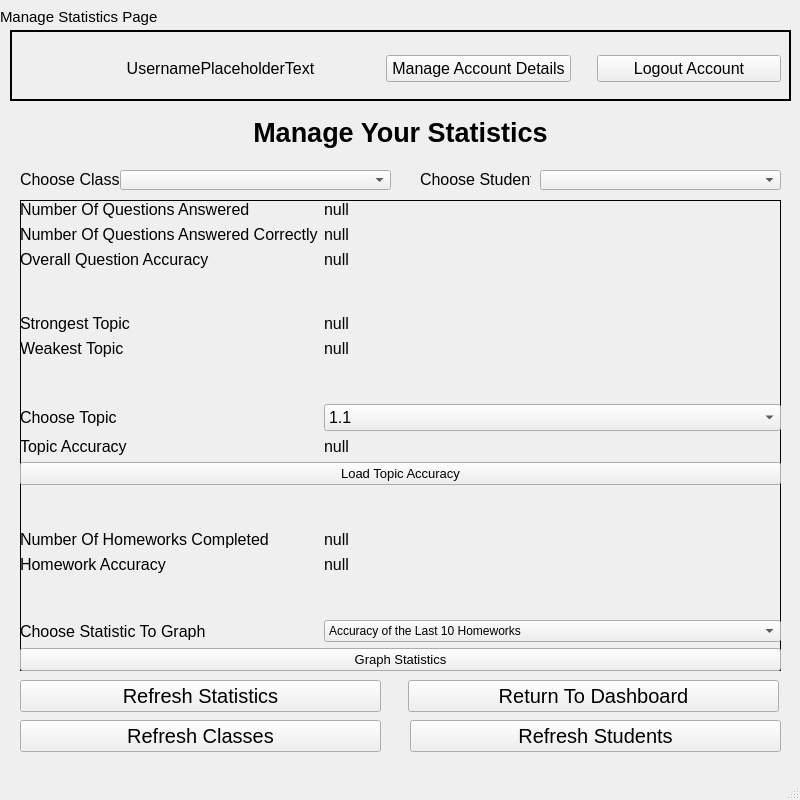
<?xml version="1.0" encoding="UTF-8"?>
<ui version="4.0">
 <class>MainWindow</class>
 <widget class="QMainWindow" name="MainWindow">
  <property name="geometry">
   <rect>
    <x>0</x>
    <y>0</y>
    <width>800</width>
    <height>800</height>
   </rect>
  </property>
  <property name="sizePolicy">
   <sizepolicy hsizetype="Fixed" vsizetype="Fixed">
    <horstretch>0</horstretch>
    <verstretch>0</verstretch>
   </sizepolicy>
  </property>
  <property name="minimumSize">
   <size>
    <width>800</width>
    <height>800</height>
   </size>
  </property>
  <property name="maximumSize">
   <size>
    <width>800</width>
    <height>800</height>
   </size>
  </property>
  <property name="windowTitle">
   <string>MainWindow</string>
  </property>
  <widget class="QWidget" name="centralwidget">
   <widget class="QLabel" name="labelForPage_3">
    <property name="geometry">
     <rect>
      <x>0</x>
      <y>0</y>
      <width>171</width>
      <height>33</height>
     </rect>
    </property>
    <property name="font">
     <font>
      <pointsize>11</pointsize>
      <weight>50</weight>
      <bold>false</bold>
      <kerning>true</kerning>
     </font>
    </property>
    <property name="tabletTracking">
     <bool>false</bool>
    </property>
    <property name="layoutDirection">
     <enum>Qt::LeftToRight</enum>
    </property>
    <property name="styleSheet">
     <string notr="true"/>
    </property>
    <property name="text">
     <string>Manage Statistics Page</string>
    </property>
   </widget>
   <widget class="QWidget" name="verticalLayoutWidget_2">
    <property name="geometry">
     <rect>
      <x>70</x>
      <y>112</y>
      <width>661</width>
      <height>41</height>
     </rect>
    </property>
    <layout class="QVBoxLayout" name="welcomeLayout_2">
     <item>
      <widget class="QLabel" name="welcomeHeader_2">
       <property name="font">
        <font>
         <pointsize>20</pointsize>
         <weight>75</weight>
         <bold>true</bold>
        </font>
       </property>
       <property name="mouseTracking">
        <bool>true</bool>
       </property>
       <property name="layoutDirection">
        <enum>Qt::LeftToRight</enum>
       </property>
       <property name="styleSheet">
        <string notr="true"/>
       </property>
       <property name="text">
        <string>Manage Your Statistics</string>
       </property>
       <property name="alignment">
        <set>Qt::AlignCenter</set>
       </property>
      </widget>
     </item>
    </layout>
   </widget>
   <widget class="QFrame" name="frame_4">
    <property name="geometry">
     <rect>
      <x>10</x>
      <y>30</y>
      <width>781</width>
      <height>71</height>
     </rect>
    </property>
    <property name="frameShape">
     <enum>QFrame::Box</enum>
    </property>
    <property name="frameShadow">
     <enum>QFrame::Plain</enum>
    </property>
    <property name="lineWidth">
     <number>2</number>
    </property>
    <widget class="QWidget" name="horizontalLayoutWidget">
     <property name="geometry">
      <rect>
       <x>10</x>
       <y>0</y>
       <width>761</width>
       <height>77</height>
      </rect>
     </property>
     <layout class="QHBoxLayout" name="horizontalLayout">
      <item>
       <widget class="QLabel" name="image">
        <property name="sizePolicy">
         <sizepolicy hsizetype="Preferred" vsizetype="Preferred">
          <horstretch>0</horstretch>
          <verstretch>0</verstretch>
         </sizepolicy>
        </property>
        <property name="maximumSize">
         <size>
          <width>55</width>
          <height>55</height>
         </size>
        </property>
        <property name="text">
         <string/>
        </property>
        <property name="pixmap">
         <pixmap>../../../../../../Downloads/images__1_-removebg-preview.png</pixmap>
        </property>
        <property name="scaledContents">
         <bool>true</bool>
        </property>
       </widget>
      </item>
      <item>
       <widget class="QLabel" name="username">
        <property name="sizePolicy">
         <sizepolicy hsizetype="Fixed" vsizetype="Preferred">
          <horstretch>0</horstretch>
          <verstretch>0</verstretch>
         </sizepolicy>
        </property>
        <property name="minimumSize">
         <size>
          <width>279</width>
          <height>0</height>
         </size>
        </property>
        <property name="maximumSize">
         <size>
          <width>279</width>
          <height>16777215</height>
         </size>
        </property>
        <property name="font">
         <font>
          <pointsize>12</pointsize>
         </font>
        </property>
        <property name="text">
         <string>UsernamePlaceholderText</string>
        </property>
        <property name="alignment">
         <set>Qt::AlignCenter</set>
        </property>
       </widget>
      </item>
      <item>
       <spacer name="horizontalSpacer_3">
        <property name="orientation">
         <enum>Qt::Horizontal</enum>
        </property>
        <property name="sizeType">
         <enum>QSizePolicy::Fixed</enum>
        </property>
        <property name="sizeHint" stdset="0">
         <size>
          <width>20</width>
          <height>20</height>
         </size>
        </property>
       </spacer>
      </item>
      <item>
       <widget class="QPushButton" name="manageAccountDetails">
        <property name="font">
         <font>
          <pointsize>12</pointsize>
         </font>
        </property>
        <property name="text">
         <string>Manage Account Details</string>
        </property>
       </widget>
      </item>
      <item>
       <spacer name="horizontalSpacer_2">
        <property name="orientation">
         <enum>Qt::Horizontal</enum>
        </property>
        <property name="sizeType">
         <enum>QSizePolicy::Fixed</enum>
        </property>
        <property name="sizeHint" stdset="0">
         <size>
          <width>20</width>
          <height>20</height>
         </size>
        </property>
       </spacer>
      </item>
      <item>
       <widget class="QPushButton" name="logoutAccount">
        <property name="font">
         <font>
          <pointsize>12</pointsize>
         </font>
        </property>
        <property name="text">
         <string>Logout Account</string>
        </property>
       </widget>
      </item>
     </layout>
    </widget>
   </widget>
   <widget class="QFrame" name="frame">
    <property name="geometry">
     <rect>
      <x>20</x>
      <y>200</y>
      <width>761</width>
      <height>471</height>
     </rect>
    </property>
    <property name="frameShape">
     <enum>QFrame::Box</enum>
    </property>
    <property name="frameShadow">
     <enum>QFrame::Plain</enum>
    </property>
    <widget class="QWidget" name="formLayoutWidget">
     <property name="geometry">
      <rect>
       <x>0</x>
       <y>0</y>
       <width>761</width>
       <height>471</height>
      </rect>
     </property>
     <layout class="QFormLayout" name="formLayout_2">
      <item row="0" column="0">
       <widget class="QLabel" name="label">
        <property name="font">
         <font>
          <pointsize>12</pointsize>
         </font>
        </property>
        <property name="text">
         <string>Number Of Questions Answered</string>
        </property>
       </widget>
      </item>
      <item row="0" column="1">
       <widget class="QLabel" name="noQuestionsAnswered">
        <property name="font">
         <font>
          <pointsize>12</pointsize>
         </font>
        </property>
        <property name="text">
         <string>null</string>
        </property>
       </widget>
      </item>
      <item row="1" column="0">
       <widget class="QLabel" name="label_2">
        <property name="font">
         <font>
          <pointsize>12</pointsize>
         </font>
        </property>
        <property name="text">
         <string>Number Of Questions Answered Correctly</string>
        </property>
       </widget>
      </item>
      <item row="1" column="1">
       <widget class="QLabel" name="noQuestionsAnsweredCorrectly">
        <property name="font">
         <font>
          <pointsize>12</pointsize>
         </font>
        </property>
        <property name="text">
         <string>null</string>
        </property>
       </widget>
      </item>
      <item row="2" column="0">
       <widget class="QLabel" name="label_5">
        <property name="font">
         <font>
          <pointsize>12</pointsize>
         </font>
        </property>
        <property name="text">
         <string>Overall Question Accuracy</string>
        </property>
       </widget>
      </item>
      <item row="2" column="1">
       <widget class="QLabel" name="overallQuestionAccuracy">
        <property name="font">
         <font>
          <pointsize>12</pointsize>
         </font>
        </property>
        <property name="text">
         <string>null</string>
        </property>
       </widget>
      </item>
      <item row="4" column="0">
       <widget class="QLabel" name="label_6">
        <property name="font">
         <font>
          <pointsize>12</pointsize>
         </font>
        </property>
        <property name="text">
         <string>Strongest Topic</string>
        </property>
       </widget>
      </item>
      <item row="4" column="1">
       <widget class="QLabel" name="strongestTopic">
        <property name="font">
         <font>
          <pointsize>12</pointsize>
         </font>
        </property>
        <property name="text">
         <string>null</string>
        </property>
       </widget>
      </item>
      <item row="5" column="0">
       <widget class="QLabel" name="label_7">
        <property name="font">
         <font>
          <pointsize>12</pointsize>
         </font>
        </property>
        <property name="text">
         <string>Weakest Topic</string>
        </property>
       </widget>
      </item>
      <item row="5" column="1">
       <widget class="QLabel" name="weakestTopic">
        <property name="font">
         <font>
          <pointsize>12</pointsize>
         </font>
        </property>
        <property name="text">
         <string>null</string>
        </property>
       </widget>
      </item>
      <item row="7" column="0">
       <widget class="QLabel" name="label_8">
        <property name="font">
         <font>
          <pointsize>12</pointsize>
         </font>
        </property>
        <property name="text">
         <string>Choose Topic</string>
        </property>
       </widget>
      </item>
      <item row="7" column="1">
       <widget class="QComboBox" name="chooseTopicComboBox">
        <property name="font">
         <font>
          <pointsize>12</pointsize>
         </font>
        </property>
        <item>
         <property name="text">
          <string>1.1</string>
         </property>
        </item>
        <item>
         <property name="text">
          <string>1.2</string>
         </property>
        </item>
        <item>
         <property name="text">
          <string>1.3</string>
         </property>
        </item>
        <item>
         <property name="text">
          <string>1.4</string>
         </property>
        </item>
        <item>
         <property name="text">
          <string>1.5</string>
         </property>
        </item>
        <item>
         <property name="text">
          <string>1.6</string>
         </property>
        </item>
        <item>
         <property name="text">
          <string>2.1</string>
         </property>
        </item>
        <item>
         <property name="text">
          <string>2.2</string>
         </property>
        </item>
        <item>
         <property name="text">
          <string>2.3</string>
         </property>
        </item>
        <item>
         <property name="text">
          <string>2.4</string>
         </property>
        </item>
        <item>
         <property name="text">
          <string>2.5</string>
         </property>
        </item>
       </widget>
      </item>
      <item row="8" column="0">
       <widget class="QLabel" name="label_9">
        <property name="font">
         <font>
          <pointsize>12</pointsize>
         </font>
        </property>
        <property name="text">
         <string>Topic Accuracy</string>
        </property>
       </widget>
      </item>
      <item row="8" column="1">
       <widget class="QLabel" name="topicAccuracy">
        <property name="font">
         <font>
          <pointsize>12</pointsize>
         </font>
        </property>
        <property name="text">
         <string>null</string>
        </property>
       </widget>
      </item>
      <item row="11" column="0">
       <widget class="QLabel" name="label_10">
        <property name="font">
         <font>
          <pointsize>12</pointsize>
         </font>
        </property>
        <property name="text">
         <string>Number Of Homeworks Completed</string>
        </property>
       </widget>
      </item>
      <item row="11" column="1">
       <widget class="QLabel" name="noHomeworksCompleted">
        <property name="font">
         <font>
          <pointsize>12</pointsize>
         </font>
        </property>
        <property name="text">
         <string>null</string>
        </property>
       </widget>
      </item>
      <item row="12" column="0">
       <widget class="QLabel" name="label_11">
        <property name="font">
         <font>
          <pointsize>12</pointsize>
         </font>
        </property>
        <property name="text">
         <string>Homework Accuracy</string>
        </property>
       </widget>
      </item>
      <item row="12" column="1">
       <widget class="QLabel" name="homeworkAccuracy">
        <property name="font">
         <font>
          <pointsize>12</pointsize>
         </font>
        </property>
        <property name="text">
         <string>null</string>
        </property>
       </widget>
      </item>
      <item row="14" column="0">
       <widget class="QLabel" name="label_12">
        <property name="font">
         <font>
          <pointsize>12</pointsize>
         </font>
        </property>
        <property name="text">
         <string>Choose Statistic To Graph</string>
        </property>
       </widget>
      </item>
      <item row="14" column="1">
       <widget class="QComboBox" name="chooseGraphStatComboBox">
        <item>
         <property name="text">
          <string>Accuracy of the Last 10 Homeworks</string>
         </property>
        </item>
        <item>
         <property name="text">
          <string>Topic Accuracy Bar Chart</string>
         </property>
        </item>
        <item>
         <property name="text">
          <string>Topic Accuracy Pie Chart</string>
         </property>
        </item>
        <item>
         <property name="text">
          <string>Student Accuracy Bar Chart</string>
         </property>
        </item>
        <item>
         <property name="text">
          <string>Student Accuracy Pie Chart</string>
         </property>
        </item>
       </widget>
      </item>
      <item row="3" column="0" colspan="2">
       <spacer name="verticalSpacer_2">
        <property name="orientation">
         <enum>Qt::Vertical</enum>
        </property>
        <property name="sizeHint" stdset="0">
         <size>
          <width>20</width>
          <height>40</height>
         </size>
        </property>
       </spacer>
      </item>
      <item row="6" column="0" colspan="2">
       <spacer name="verticalSpacer_3">
        <property name="orientation">
         <enum>Qt::Vertical</enum>
        </property>
        <property name="sizeHint" stdset="0">
         <size>
          <width>20</width>
          <height>40</height>
         </size>
        </property>
       </spacer>
      </item>
      <item row="10" column="0" colspan="2">
       <spacer name="verticalSpacer_4">
        <property name="orientation">
         <enum>Qt::Vertical</enum>
        </property>
        <property name="sizeHint" stdset="0">
         <size>
          <width>20</width>
          <height>40</height>
         </size>
        </property>
       </spacer>
      </item>
      <item row="13" column="0" colspan="2">
       <spacer name="verticalSpacer_5">
        <property name="orientation">
         <enum>Qt::Vertical</enum>
        </property>
        <property name="sizeHint" stdset="0">
         <size>
          <width>20</width>
          <height>40</height>
         </size>
        </property>
       </spacer>
      </item>
      <item row="15" column="0" colspan="2">
       <widget class="QPushButton" name="graphStatisticsButton">
        <property name="font">
         <font>
          <pointsize>10</pointsize>
         </font>
        </property>
        <property name="text">
         <string>Graph Statistics</string>
        </property>
       </widget>
      </item>
      <item row="9" column="0" colspan="2">
       <widget class="QPushButton" name="loadTopicAccuracyButton">
        <property name="font">
         <font>
          <pointsize>10</pointsize>
         </font>
        </property>
        <property name="text">
         <string>Load Topic Accuracy</string>
        </property>
       </widget>
      </item>
     </layout>
    </widget>
   </widget>
   <widget class="QLabel" name="label_3">
    <property name="geometry">
     <rect>
      <x>20</x>
      <y>170</y>
      <width>101</width>
      <height>19</height>
     </rect>
    </property>
    <property name="font">
     <font>
      <pointsize>12</pointsize>
     </font>
    </property>
    <property name="text">
     <string>Choose Class</string>
    </property>
   </widget>
   <widget class="QComboBox" name="chooseClassComboBox">
    <property name="geometry">
     <rect>
      <x>120</x>
      <y>170</y>
      <width>271</width>
      <height>20</height>
     </rect>
    </property>
   </widget>
   <widget class="QLabel" name="label_4">
    <property name="geometry">
     <rect>
      <x>420</x>
      <y>170</y>
      <width>111</width>
      <height>19</height>
     </rect>
    </property>
    <property name="font">
     <font>
      <pointsize>12</pointsize>
     </font>
    </property>
    <property name="text">
     <string>Choose Student</string>
    </property>
   </widget>
   <widget class="QComboBox" name="chooseStudentComboBox">
    <property name="geometry">
     <rect>
      <x>540</x>
      <y>170</y>
      <width>241</width>
      <height>20</height>
     </rect>
    </property>
   </widget>
   <widget class="QPushButton" name="refreshStatisticsButton">
    <property name="geometry">
     <rect>
      <x>20</x>
      <y>680</y>
      <width>361</width>
      <height>32</height>
     </rect>
    </property>
    <property name="font">
     <font>
      <pointsize>15</pointsize>
     </font>
    </property>
    <property name="text">
     <string>Refresh Statistics</string>
    </property>
   </widget>
   <widget class="QPushButton" name="returnToDashboard">
    <property name="geometry">
     <rect>
      <x>408</x>
      <y>680</y>
      <width>371</width>
      <height>32</height>
     </rect>
    </property>
    <property name="font">
     <font>
      <pointsize>15</pointsize>
     </font>
    </property>
    <property name="text">
     <string>Return To Dashboard</string>
    </property>
   </widget>
   <widget class="QPushButton" name="refreshClassesButton">
    <property name="geometry">
     <rect>
      <x>20</x>
      <y>720</y>
      <width>361</width>
      <height>32</height>
     </rect>
    </property>
    <property name="font">
     <font>
      <pointsize>15</pointsize>
     </font>
    </property>
    <property name="text">
     <string>Refresh Classes</string>
    </property>
   </widget>
   <widget class="QPushButton" name="refreshStudentsButton">
    <property name="geometry">
     <rect>
      <x>410</x>
      <y>720</y>
      <width>371</width>
      <height>32</height>
     </rect>
    </property>
    <property name="font">
     <font>
      <pointsize>15</pointsize>
     </font>
    </property>
    <property name="text">
     <string>Refresh Students</string>
    </property>
   </widget>
  </widget>
  <widget class="QMenuBar" name="menubar">
   <property name="geometry">
    <rect>
     <x>0</x>
     <y>0</y>
     <width>800</width>
     <height>21</height>
    </rect>
   </property>
  </widget>
  <widget class="QStatusBar" name="statusbar"/>
 </widget>
 <resources/>
 <connections/>
</ui>
